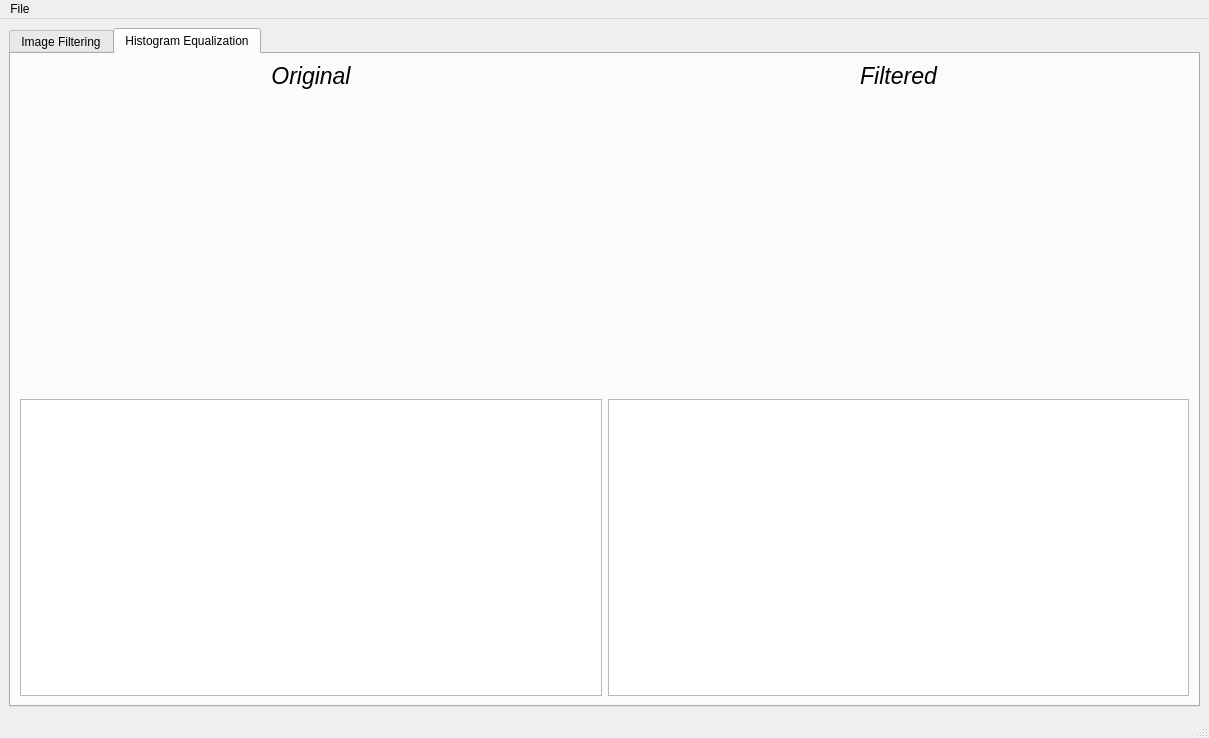
<?xml version="1.0" encoding="UTF-8"?>
<ui version="4.0">
 <class>MainWindow</class>
 <widget class="QMainWindow" name="MainWindow">
  <property name="geometry">
   <rect>
    <x>0</x>
    <y>0</y>
    <width>1209</width>
    <height>738</height>
   </rect>
  </property>
  <property name="windowTitle">
   <string>MainWindow</string>
  </property>
  <widget class="QWidget" name="centralwidget">
   <layout class="QGridLayout" name="gridLayout">
    <item row="0" column="1">
     <widget class="QTabWidget" name="tabWidget">
      <property name="currentIndex">
       <number>1</number>
      </property>
      <widget class="QWidget" name="tab_image_filtering">
       <attribute name="title">
        <string>Image Filtering</string>
       </attribute>
       <layout class="QGridLayout" name="gridLayout_3">
        <item row="0" column="0">
         <layout class="QVBoxLayout" name="verticalLayout" stretch="1,0">
          <item>
           <layout class="QGridLayout" name="gridLayout_2" rowstretch="0,1,1" columnstretch="0,1,1">
            <item row="2" column="1">
             <widget class="QLabel" name="label_Fil_Spat">
              <property name="text">
               <string/>
              </property>
             </widget>
            </item>
            <item row="2" column="2">
             <widget class="QLabel" name="label_Fil_Freq">
              <property name="text">
               <string/>
              </property>
             </widget>
            </item>
            <item row="1" column="2">
             <widget class="QLabel" name="label_Orig_Friq">
              <property name="text">
               <string/>
              </property>
             </widget>
            </item>
            <item row="0" column="1">
             <widget class="QLabel" name="label_Title_Spat">
              <property name="font">
               <font>
                <pointsize>17</pointsize>
                <weight>50</weight>
                <italic>true</italic>
                <bold>false</bold>
               </font>
              </property>
              <property name="text">
               <string>Spatial Domain</string>
              </property>
              <property name="alignment">
               <set>Qt::AlignCenter</set>
              </property>
             </widget>
            </item>
            <item row="0" column="2">
             <widget class="QLabel" name="label_Title_Freq">
              <property name="font">
               <font>
                <pointsize>17</pointsize>
                <weight>50</weight>
                <italic>true</italic>
                <bold>false</bold>
               </font>
              </property>
              <property name="text">
               <string>Frequency Domain</string>
              </property>
              <property name="alignment">
               <set>Qt::AlignCenter</set>
              </property>
             </widget>
            </item>
            <item row="1" column="0">
             <widget class="QLabel" name="label_Title_Orig">
              <property name="font">
               <font>
                <pointsize>17</pointsize>
                <italic>true</italic>
               </font>
              </property>
              <property name="text">
               <string>Original</string>
              </property>
              <property name="alignment">
               <set>Qt::AlignLeading|Qt::AlignLeft|Qt::AlignVCenter</set>
              </property>
             </widget>
            </item>
            <item row="2" column="0">
             <widget class="QLabel" name="label_Title_Fil">
              <property name="font">
               <font>
                <pointsize>17</pointsize>
                <italic>true</italic>
               </font>
              </property>
              <property name="text">
               <string>Filtered</string>
              </property>
             </widget>
            </item>
            <item row="1" column="1">
             <widget class="QLabel" name="label_Orig_Spat">
              <property name="text">
               <string/>
              </property>
              <property name="scaledContents">
               <bool>false</bool>
              </property>
             </widget>
            </item>
           </layout>
          </item>
          <item>
           <layout class="QHBoxLayout" name="horizontalLayout" stretch="5,2,5">
            <item>
             <spacer name="horizontalSpacer">
              <property name="orientation">
               <enum>Qt::Horizontal</enum>
              </property>
              <property name="sizeHint" stdset="0">
               <size>
                <width>40</width>
                <height>20</height>
               </size>
              </property>
             </spacer>
            </item>
            <item>
             <widget class="QComboBox" name="comboBox_filters">
              <property name="editable">
               <bool>true</bool>
              </property>
              <property name="currentText">
               <string>Choose a Filter</string>
              </property>
             </widget>
            </item>
            <item>
             <spacer name="horizontalSpacer_2">
              <property name="orientation">
               <enum>Qt::Horizontal</enum>
              </property>
              <property name="sizeHint" stdset="0">
               <size>
                <width>40</width>
                <height>20</height>
               </size>
              </property>
             </spacer>
            </item>
           </layout>
          </item>
         </layout>
        </item>
       </layout>
      </widget>
      <widget class="QWidget" name="tab_histogram">
       <attribute name="title">
        <string>Histogram Equalization</string>
       </attribute>
       <layout class="QGridLayout" name="gridLayout_5">
        <item row="0" column="0">
         <layout class="QGridLayout" name="gridLayout_4" rowstretch="0,1,1">
          <item row="1" column="1">
           <widget class="QLabel" name="label_hist_filt">
            <property name="text">
             <string/>
            </property>
           </widget>
          </item>
          <item row="0" column="1">
           <widget class="QLabel" name="label_hist_title_filt">
            <property name="font">
             <font>
              <pointsize>17</pointsize>
              <italic>true</italic>
             </font>
            </property>
            <property name="text">
             <string>Filtered</string>
            </property>
            <property name="alignment">
             <set>Qt::AlignCenter</set>
            </property>
           </widget>
          </item>
          <item row="0" column="0">
           <widget class="QLabel" name="label_hist_title_orig">
            <property name="font">
             <font>
              <pointsize>17</pointsize>
              <italic>true</italic>
             </font>
            </property>
            <property name="text">
             <string>Original</string>
            </property>
            <property name="alignment">
             <set>Qt::AlignCenter</set>
            </property>
           </widget>
          </item>
          <item row="1" column="0">
           <widget class="QLabel" name="label_hist_orig">
            <property name="text">
             <string/>
            </property>
           </widget>
          </item>
          <item row="2" column="0">
           <widget class="PlotWidget" name="graphicsView_orig"/>
          </item>
          <item row="2" column="1">
           <widget class="PlotWidget" name="graphicsView_filt"/>
          </item>
         </layout>
        </item>
       </layout>
      </widget>
     </widget>
    </item>
   </layout>
  </widget>
  <widget class="QMenuBar" name="menubar">
   <property name="geometry">
    <rect>
     <x>0</x>
     <y>0</y>
     <width>1209</width>
     <height>26</height>
    </rect>
   </property>
   <widget class="QMenu" name="menuOpen">
    <property name="title">
     <string>File</string>
    </property>
    <addaction name="actionImage"/>
   </widget>
   <addaction name="menuOpen"/>
  </widget>
  <widget class="QStatusBar" name="statusbar"/>
  <action name="actionImage">
   <property name="text">
    <string>Open</string>
   </property>
  </action>
 </widget>
 <customwidgets>
  <customwidget>
   <class>PlotWidget</class>
   <extends>QGraphicsView</extends>
   <header location="global">pyqtgraph</header>
  </customwidget>
 </customwidgets>
 <resources>
  <include location="D:/Mohamed/سنة تالتة/االترم الثانى/Computer Vision in Medical Fields/Projects/Task 1/resource/resource.qrc"/>
 </resources>
 <connections/>
</ui>
